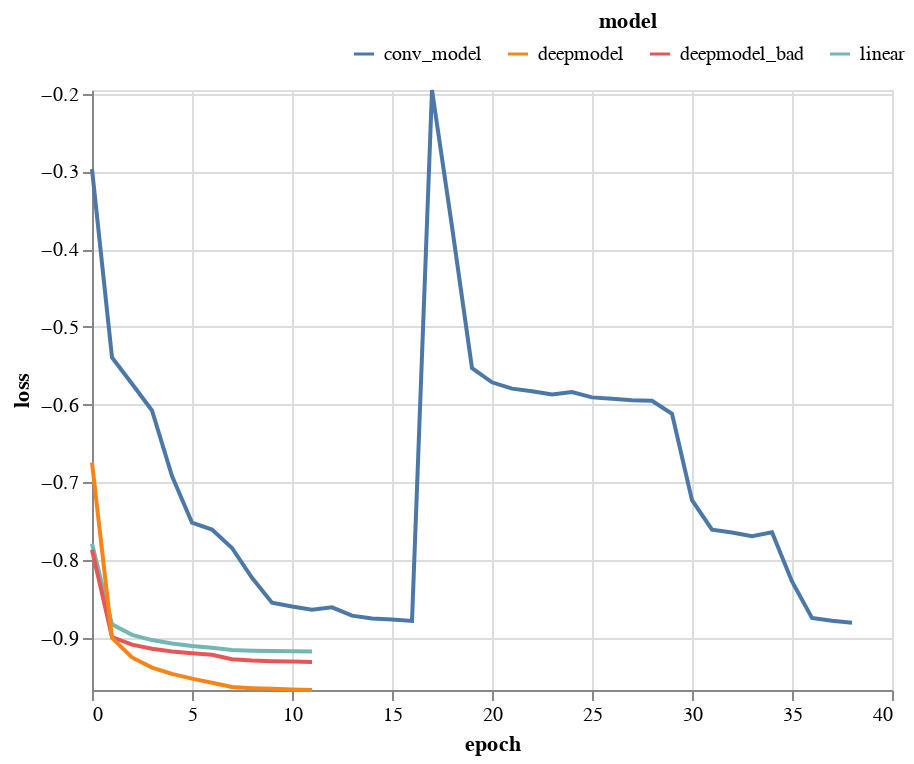

Notebook source saved alongside this figure:
### Markdown cell above
## Compare

### Code cell
show_loss_curve()

### Figure 1 — Vega-Lite specification as saved in the notebook (floating-point values rounded to 4 significant figures)
{"config": {"view": {"continuousWidth": 400, "continuousHeight": 300}}, "data": {"name": "data-deef727c5019a39d53b233d13e50af70"}, "mark": "line", "encoding": {"color": {"field": "model", "legend": {"direction": "horizontal", "legendX": 130, "legendY": -40, "orient": "none", "titleAnchor": "middle"}, "type": "nominal"}, "x": {"field": "epoch", "type": "quantitative"}, "y": {"field": "loss", "scale": {"domain": [-0.9674, -0.1953]}, "type": "quantitative"}}, "$schema": "https://vega.github.io/schema/vega-lite/v4.17.0.json", "datasets": {"data-deef727c5019a39d53b233d13e50af70": [{"model": "linear", "metric": "loss", "loss": -0.7792, "epoch": 0}, {"model": "linear", "metric": "loss", "loss": -0.8829, "epoch": 1}, {"model": "linear", "metric": "loss", "loss": -0.8965, "epoch": 2}, {"model": "linear", "metric": "loss", "loss": -0.9031, "epoch": 3}, {"model": "linear", "metric": "loss", "loss": -0.9075, "epoch": 4}, {"model": "linear", "metric": "loss", "loss": -0.9106, "epoch": 5}, {"model": "linear", "metric": "loss", "loss": -0.9131, "epoch": 6}, {"model": "linear", "metric": "loss", "loss": -0.916, "epoch": 7}, {"model": "linear", "metric": "loss", "loss": -0.9168, "epoch": 8}, {"model": "linear", "metric": "loss", "loss": -0.9171, "epoch": 9}, {"model": "linear", "metric": "loss", "loss": -0.9174, "epoch": 10}, {"model": "linear", "metric": "loss", "loss": -0.9177, "epoch": 11}, {"model": "deepmodel_bad", "metric": "loss", "loss": -0.7869, "epoch": 0}, {"model": "deepmodel_bad", "metric": "loss", "loss": -0.8992, "epoch": 1}, {"model": "deepmodel_bad", "metric": "loss", "loss": -0.9091, "epoch": 2}, {"model": "deepmodel_bad", "metric": "loss", "loss": -0.9143, "epoch": 3}, {"model": "deepmodel_bad", "metric": "loss", "loss": -0.9178, "epoch": 4}, {"model": "deepmodel_bad", "metric": "loss", "loss": -0.9201, "epoch": 5}, {"model": "deepmodel_bad", "metric": "loss", "loss": -0.922, "epoch": 6}, {"model": "deepmodel_bad", "metric": "loss", "loss": -0.9279, "epoch": 7}, {"model": "deepmodel_bad", "metric": "loss", "loss": -0.9295, "epoch": 8}, {"model": "deepmodel_bad", "metric": "loss", "loss": -0.9303, "epoch": 9}, {"model": "deepmodel_bad", "metric": "loss", "loss": -0.9309, "epoch": 10}, {"model": "deepmodel_bad", "metric": "loss", "loss": -0.9313, "epoch": 11}, {"model": "deepmodel", "metric": "loss", "loss": -0.6747, "epoch": 0}, {"model": "deepmodel", "metric": "loss", "loss": -0.9003, "epoch": 1}, {"model": "deepmodel", "metric": "loss", "loss": -0.9255, "epoch": 2}, {"model": "deepmodel", "metric": "loss", "loss": -0.9386, "epoch": 3}, {"model": "deepmodel", "metric": "loss", "loss": -0.9466, "epoch": 4}, {"model": "deepmodel", "metric": "loss", "loss": -0.9528, "epoch": 5}, {"model": "deepmodel", "metric": "loss", "loss": -0.958, "epoch": 6}, {"model": "deepmodel", "metric": "loss", "loss": -0.9636, "epoch": 7}, {"model": "deepmodel", "metric": "loss", "loss": -0.965, "epoch": 8}, {"model": "deepmodel", "metric": "loss", "loss": -0.9659, "epoch": 9}, {"model": "deepmodel", "metric": "loss", "loss": -0.9667, "epoch": 10}, {"model": "deepmodel", "metric": "loss", "loss": -0.9674, "epoch": 11}, {"model": "conv_model", "metric": "loss", "loss": -0.2969, "epoch": 0}, {"model": "conv_model", "metric": "loss", "loss": -0.5394, "epoch": 1}, {"model": "conv_model", "metric": "loss", "loss": -0.5733, "epoch": 2}, {"model": "conv_model", "metric": "loss", "loss": -0.6077, "epoch": 3}, {"model": "conv_model", "metric": "loss", "loss": -0.6922, "epoch": 4}, {"model": "conv_model", "metric": "loss", "loss": -0.7522, "epoch": 5}, {"model": "conv_model", "metric": "loss", "loss": -0.7608, "epoch": 6}, {"model": "conv_model", "metric": "loss", "loss": -0.7846, "epoch": 7}, {"model": "conv_model", "metric": "loss", "loss": -0.8231, "epoch": 8}, {"model": "conv_model", "metric": "loss", "loss": -0.855, "epoch": 9}, {"model": "conv_model", "metric": "loss", "loss": -0.8599, "epoch": 10}, {"model": "conv_model", "metric": "loss", "loss": -0.864, "epoch": 11}, {"model": "conv_model", "metric": "loss", "loss": -0.8611, "epoch": 12}, {"model": "conv_model", "metric": "loss", "loss": -0.8717, "epoch": 13}, {"model": "conv_model", "metric": "loss", "loss": -0.8755, "epoch": 14}, {"model": "conv_model", "metric": "loss", "loss": -0.8768, "epoch": 15}, {"model": "conv_model", "metric": "loss", "loss": -0.8785, "epoch": 16}, {"model": "conv_model", "metric": "loss", "loss": -0.1953, "epoch": 17}, {"model": "conv_model", "metric": "loss", "loss": -0.3711, "epoch": 18}, {"model": "conv_model", "metric": "loss", "loss": -0.5531, "epoch": 19}, {"model": "conv_model", "metric": "loss", "loss": -0.5714, "epoch": 20}, {"model": "conv_model", "metric": "loss", "loss": -0.5796, "epoch": 21}, {"model": "conv_model", "metric": "loss", "loss": -0.583, "epoch": 22}, {"model": "conv_model", "metric": "loss", "loss": -0.5871, "epoch": 23}, {"model": "conv_model", "metric": "loss", "loss": -0.584, "epoch": 24}, {"model": "conv_model", "metric": "loss", "loss": -0.5908, "epoch": 25}, {"model": "conv_model", "metric": "loss", "loss": -0.5925, "epoch": 26}, {"model": "conv_model", "metric": "loss", "loss": -0.5945, "epoch": 27}, {"model": "conv_model", "metric": "loss", "loss": -0.5951, "epoch": 28}, {"model": "conv_model", "metric": "loss", "loss": -0.6119, "epoch": 29}, {"model": "conv_model", "metric": "loss", "loss": -0.723, "epoch": 30}, {"model": "conv_model", "metric": "loss", "loss": -0.7611, "epoch": 31}, {"model": "conv_model", "metric": "loss", "loss": -0.7648, "epoch": 32}, {"model": "conv_model", "metric": "loss", "loss": -0.7694, "epoch": 33}, {"model": "conv_model", "metric": "loss", "loss": -0.7644, "epoch": 34}, {"model": "conv_model", "metric": "loss", "loss": -0.8278, "epoch": 35}, {"model": "conv_model", "metric": "loss", "loss": -0.8747, "epoch": 36}, {"model": "conv_model", "metric": "loss", "loss": -0.8784, "epoch": 37}, {"model": "conv_model", "metric": "loss", "loss": -0.8808, "epoch": 38}]}}
